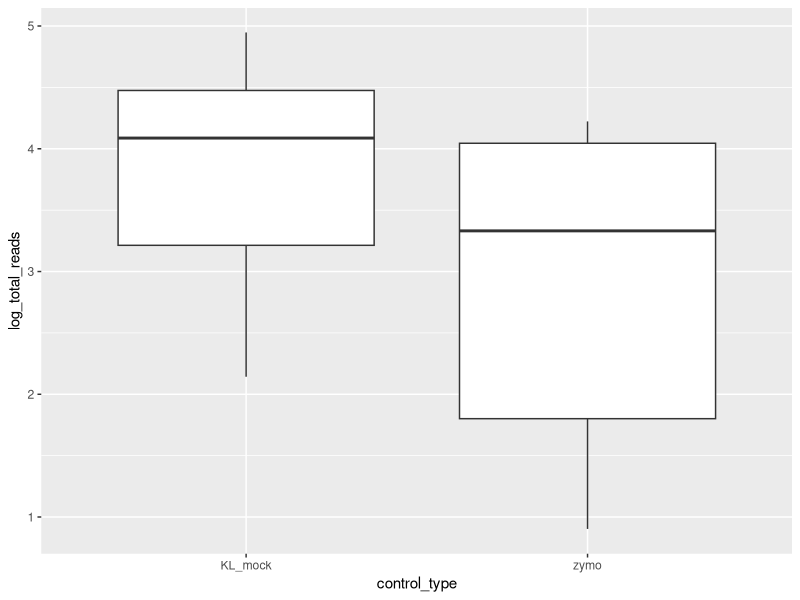
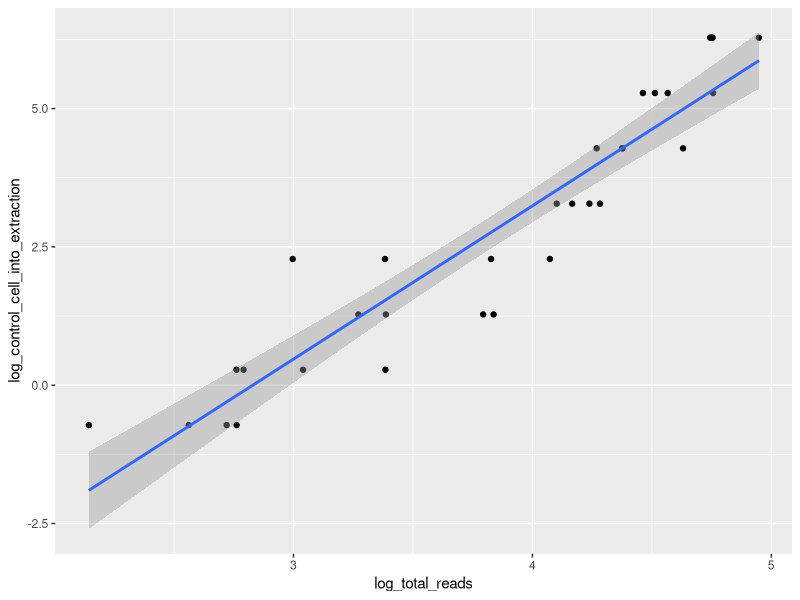

Source code (R) for these figures, in order:
###Notebook for calculating microbial biomass from reads when using standards
## Step I: Katharoseq -- do not currently have a notebook for this other than jupyter notebook created by Lisa/Pedro
  # Step I. determine the lower read count to exclude samples "original katharoseq"
  #Step 1) Go to Qiita analysis ID 43679 ()

  #Step 2) filter samples which were all run using the same methods 
    #a) samples from your actual study:  title='FMP101'

  #Step 3) In Qiita, annotate features using the  (pre-fitted sklearn-based taxonomy classifier) use silva for marine samples [classify_sklearn] and run command <visualize taxonomy with an interactive barplot> [barplot]

  #Step 4) download the level-7 csv file

  #Step 5) sum the total number of reads per sample and save into a new column named <total_reads> along with creating a new column called <log_total_reads> which is the log of the <total_reads>

  #Step 6) filter your control samples which include known cell counts  

    #b) samples which are positive controls:  control_2='3'
      # data dict: control_2=0 'actual samples'; 1= 'dna extraction negative controls where water is added'; 2='dna extraction negative controls where are specific for sampling e.g a swab'; 3='dna extraction positive controls where cells of isolates or mock communities are used'; 4='library prep negative controls'; 5='library prep positive controls DNA titrations'
      #c) exclude zymo mock community standards as they do not have known cell counts 
      #control_type='KL mock'

  #step 7) manually identify the sOTUs/ASVs which are part of the controls 'targets' (known strains or mock community isolates)
      # in this case this is a Paracoccus and Bacillus mock

  #step 8) sum the total reads per the control targets and save as new column name <sum_controls>

  #step 9) find the relative abundance of the controls by taking sum_controls/total_reads and save as new column <control_rel_abund>
  
  #step 10) plot total_reads (x axis) by the control_rel_abund and fit with allosteric sigmoidal (using Prism or notebook)

  #step 11) use wolfram or an equation solver to solve for x when y=0.9 # this is a personal preference and in original katharoseq we used 0.5 but since I've refined to use 0.9 - this would indicate: for a control sample, the number of reads where at least 90% of the relative abundance is made up of the expected control targets (bacillus and paracoccus)
      # When y=0.9, x=1150 reads in this example

  #step 12) for all samples used in the given analysis and processed the same as controls, exclude any sample with less than 1150 reads

  #step 13) exclude any positive control with less than 1150 reads

########################################################################
## Step II. Estimate the microbial biomass of samples by using the read counts from controls with known cellular inputs

##key metadata columns
#total_reads
#control_cell_into_extraction [total amount of cells estimated to be put into DNA extraction tube]
#control_2 [3=DNA positive controls]
#control_type [KL_mock = standards with known cell counts vs zymo = mock community only useful for composition]

library(tidyverse)
library(ggplot2)
getwd()

#navigate to folder containing file with sample names, metadata, and a column 'total_reads' which is the total ASVs per sample
setwd("Desktop/LoD_method/")

#read in the file containing metadata with total reads per sample
biomass<-read.csv("FMP_reads.csv")
head(biomass)

    glimpse(biomass) #gives overview of variable types in columns
    dim(biomass) #gives the shape of the object 'matrix or df'

#remove samples with reads less than the desired cutoff as calculated previously (eg. 1150)
biomass %>% filter(total_reads > 1150)

dim(biomass)

#log10 transform the total_reads and store in new column <log_total_reads>
biomass$log_total_reads<- log10(biomass$total_reads)

#subset by positive controls only...create new df 
control.df<-filter(biomass,control_2=="3")

    #verify subset worked
    testf<-ggplot(control.df, aes(control_type,log_total_reads))+
      geom_boxplot()
    testf

#subset by positive controls with known cell counts (KL_mock)
control.df<-filter(control.df,control_type=="KL_mock")

#log transform the total cells into extraction and save as new column <log_control_cell_into_extraction>
control.df$log_control_cell_into_extraction<- log10(control.df$control_cell_into_extraction)

    #verify subset worked
    testf<-ggplot(control.df, aes(log_total_reads,log_control_cell_into_extraction))+
      geom_point() + geom_smooth(method="lm")
    testf

#Run a linear model on the standards log(total_reads) by log (cells) to obtain equation 
lm_standards<-lm(control.df$log_total_reads~control.df$log_control_cell_into_extraction)
summary(lm_standards)

#hack to export slope and y-int 
  #https://davetang.org/muse/2012/02/10/manual-linear-regression-analysis-using-r/
#create a slope function
slope<-function(x,y){
  mean_x<-mean(x)
  mean_y<-mean(y)
  nom<-sum((x-mean_x)*(y-mean_y))
  denom<-sum((x-mean_x)^2)
  m<-nom/denom
  return(m)
}
#slope formula is: covariance (x,y)/variance(x)
slope2<-function(x,y){
  return(cov(x,y)/var(x))
}
intercept<-function(x,y,m){
  b<-mean(y)-(m*mean(x))
  return(b)
}
my_slope<-slope(control.df$log_total_reads,control.df$log_control_cell_into_extraction)
my_intercept<-intercept(control.df$log_total_reads,control.df$log_control_cell_into_extraction,my_slope)

#result of slope of standards
my_slope
#3.500501

#result of y-intercept of standards
my_intercept
#-11.01769

#go back to original file and calculate the log cells per extraction save as new column <estimated_biomass_per_pcrrxn>
#enter the PCR reaction volume
pcr_template_vol<-5
#enter the DNA extraction volume
dna_extract_vol<-60

#estimates number of cells in the total PCR reaction volume (e.g in this case: cells per 5ul)
#save into new column called <estimated_biomass_per_pcrrxn>
biomass$estimated_biomass_per_pcrrxn<-10^((biomass$log_total_reads*my_slope)+my_intercept)

#normalize this volume up to the DNA extraction volume (DNA extraction volume / PCR volume) (cells per 60 ul)
#save into new column called <estimated_biomass_per_dnarxn>
biomass$estimated_biomass_per_dnarxn<-biomass$estimated_biomass_per_pcrrxn*(dna_extract_vol/pcr_template_vol)

#normalize this volume now based on the amount of actual physical tissue or primary material placed into the DNA extraction tube: <extraction_mass_g>
#save as <estimated_cells_per_g>
biomass$estimated_cells_per_g<-biomass$estimated_biomass_per_dnarxn/biomass$extraction_mass_g

#log transform biomass estimate and save as new column <log_estimated_cells_per_g>
biomass$log_estimated_cells_per_g<-log10(biomass$estimated_cells_per_g)

#export file 
write.csv(biomass,"biomass.csv", row.names=FALSE)
